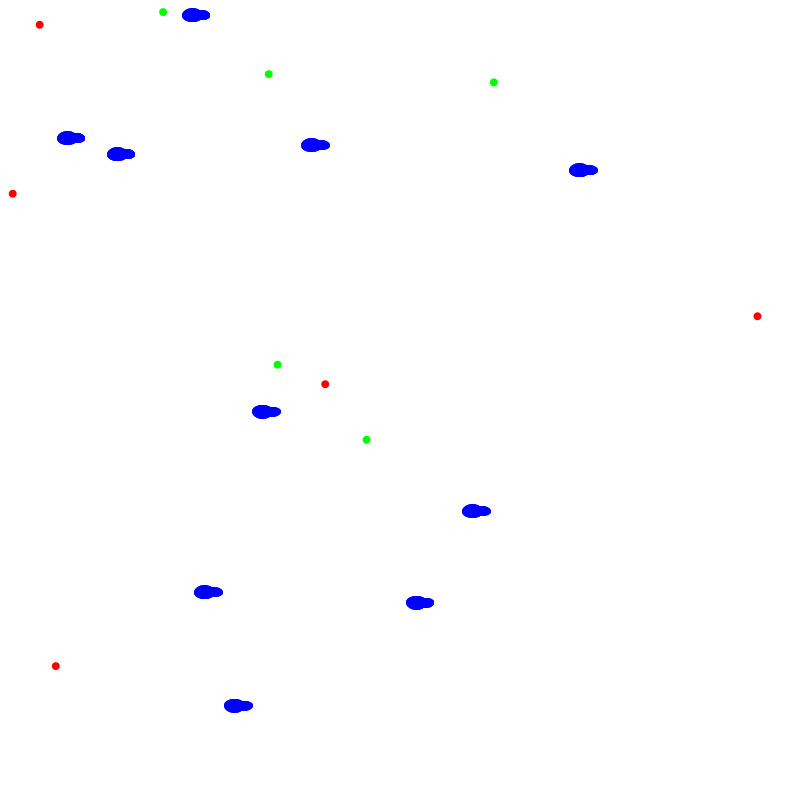
Frame 1 (no input)
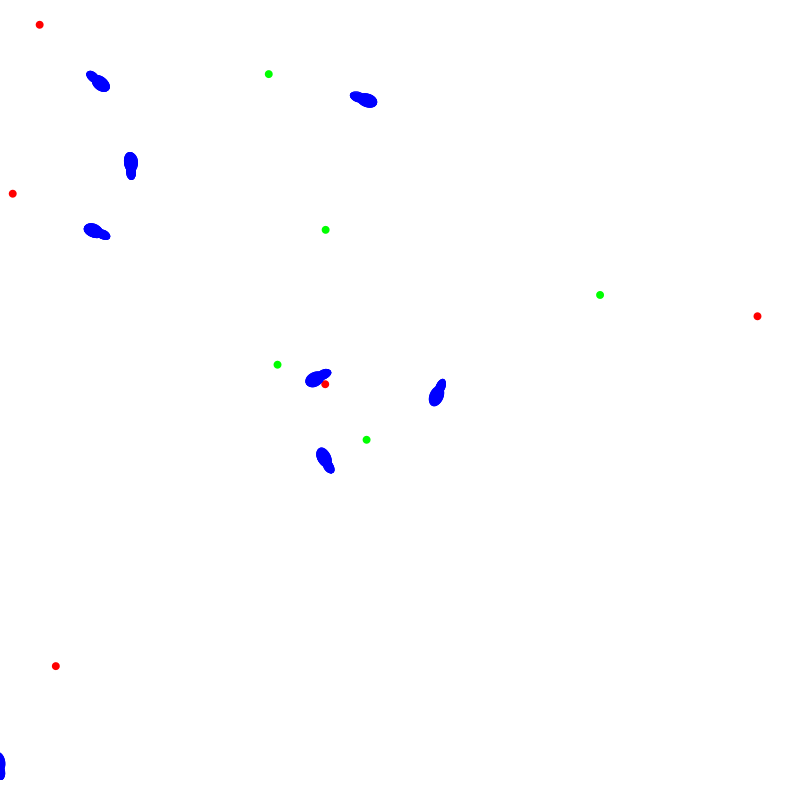
Frame 60 (the mouse pressed at the canvas centre just before this capture)
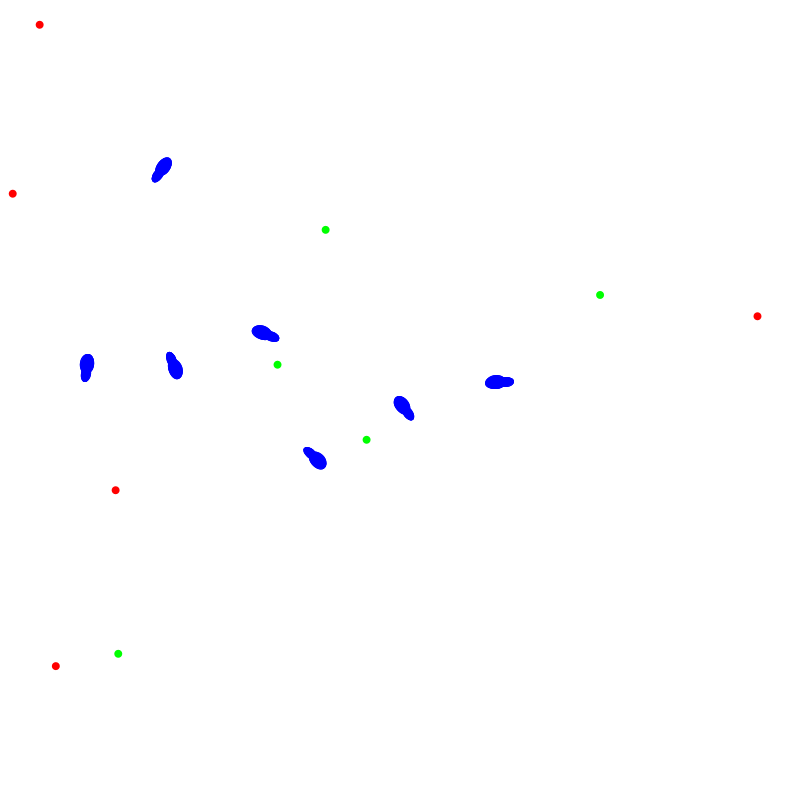
Frame 120 (the mouse held since frame 60 and released just before this capture)

The Processing sketch that drew these frames (run headless with seeded random() and noise(); from frame 60 on, the mouse is pressed at the canvas centre):

// Processing sketch: Self_replicating_droids
// ── Self_replicating_droids.pde
droid d; //<>// //<>//
droid nd;
PVector mouse;
ArrayList <dot> food = new ArrayList<dot>();
ArrayList <dot> poison = new ArrayList<dot>();
ArrayList <droid> droids = new ArrayList<droid>();
boolean debug = false;
void setup () {
  d = new droid();
  size (800, 800);

  for (int i =0; i<5; i++) { //add food
    food.add(new dot(new PVector(random(width), random(height)), 1));
  }
  for (int i =0; i<5; i++) { //add food
    poison.add(new dot(new PVector(random(width), random(height)), 0));
  }
  for (int i =0; i<10; i++) { //add food
    droids.add(new droid());
  }
}


void draw () {
  background (255);
  for (dot f : food) {
    f.display();
  }
  for (dot p : poison) {
    p.display();
  }
  //mouse = new PVector(mouseX, mouseY);
  for (int i=0; i<droids.size(); i++) {

    //d = droids.get(i);
    droids.get(i).display();
    droids.get(i).display();
    droids.get(i).update();
    droids.get(i).seekFood();
    droids.get(i).seekPoison();
    droids.get(i).edges();
    droids.get(i).healthcheck();
    if (droids.get(i).health <1) { 
        println ("--------------------");
      println (droids.size());   //<>//
      droids.remove(i);
    }
  }
  for (int i=0; i<droids.size(); i++) {
    if (droids.get(i).health > 52) {
      println ("+++++++++++++++++++++++");
      println (droids.size());  
      droids.get(i).health = 50;
      nd = new droid();
      //nd = droids.get(i);
      nd.pos.x = random(width);
      nd.pos.y = random(height);
      nd.dna = droids.get(i).dna;
      droids.add(nd);
    }
  }
  

}

  void keyPressed() {
    if (key == ' ') {
    debug = !debug;
    }
  }

// ── dot.pde
class dot {
  float x;
  float y;
  int nutrition;
  dot (PVector p_, int n_) {
    x= p_.x;
    y= p_.y;
    nutrition = n_;
    
  }
  
  void display(){
    noStroke();
    if (nutrition == 1) {
      fill(0,255,0);
    } else fill(255,0,0);
      ellipse(x,y,8,8);
    
    
  }
  
}

// ── droid.pde
class droid {

  PVector pos;
  PVector vel;
  PVector acc;
  int health = 50;
  int lifespan = 0;
  float [] dna;

  float maxSpeed = 3;
  //float foodForce = random(-4, 4);
  //float poisonForce = random(-4, 4);
  //float foodViz = random(-150, 150);
  //float poisonViz = random(-150, 150);
  PVector desired;
  PVector steer;

  droid () {
    pos = new PVector(random(width), random(height));
    vel= new PVector ();
    acc= new PVector ();
    //if (dna == null) {
    dna = new float[4];
    dna[0] = random(-4, 4);
    dna[1] = random(-4, 4);
    dna[2] = random(0, 150);
    dna[3] = random(0, 150);

    //dna[0] = 4;
    //dna[1] = 0;
    //dna[2] = 150;
    //dna[3] = 0;
    //} else health = 50;
  }

  void update() {
    vel.add(acc);
    pos.add(vel);
    acc.mult(0);

    //println(health);
  }



  void applyforce (PVector frc_) {
    frc_.normalize();

    acc.add(frc_);
  }



  void seekFood() {
    float d;
    int closestI = 0;
    float closed = width * height;  //  can't be closer than this.
    for (int i =0; i<food.size(); i++) {
      PVector tgt = new PVector(food.get(i).x, food.get(i).y);
      d = pos.dist(tgt);
      if (d < closed & d < dna[2]) {
        closed = d; 
        closestI =  i;
      }
    }
    // if we hit it then we eat it
    //if (closed < 5) {
    //  food.remove(closestI);

    //  return;
    //}
    // if we hit it then we eat it


    PVector target = new PVector();
    //target = tgt;
    if (food.size() > 0) { // only steer to food if there is any
      target = new PVector(food.get(closestI).x, food.get(closestI).y);
      desired = PVector.sub(target, pos);
      vel.limit(maxSpeed);

      steer = PVector.sub(desired, vel);
      steer.setMag(dna[0]);

      applyforce(steer);
    }
  }

  void seekPoison() {
    float d;
    int closestI = 0;
    float closed = width * height;  //  can't be closer than this.
    for (int i =0; i<poison.size(); i++) {
      PVector tgt = new PVector(poison.get(i).x, poison.get(i).y);
      d = pos.dist(tgt);
      if (d < closed & d < dna[3]) {
        closed = d; 
        closestI =  i;
      }
    }
    //// if we hit it then we eat it
    //if (closed < 5) {
    //  poison.remove(closestI);

    //  return;
    //}
    //// if we hit it then we eat it


    PVector target = new PVector();
    //target = tgt;
    if (poison.size() > 0) { // only steer to food if there is any
      target = new PVector(poison.get(closestI).x, poison.get(closestI).y);
      desired = PVector.sub(target, pos);
      vel.limit(maxSpeed);

      steer = PVector.sub(desired, vel);
      steer.setMag(dna[1]);

      applyforce(steer);
    }
  }


  int healthcheck () {
    for (int i= 0; i <poison.size(); i++) {
      float d = pos.dist(new PVector(poison.get(i).x, poison.get(i).y));
      if ( d < 5 ) {
        health = health - 2;
        poison.remove(i);  //  rempove the one we've just eaten.
        poison.add(new dot(new PVector(random(width), random(height)), 0)); // but add a new one
      }
    }
    for (int i= 0; i <food.size(); i++) {
      float d = pos.dist(new PVector(food.get(i).x, food.get(i).y));
      if ( d < 5 ) {
        health = health + 2;
        food.remove(i);  //remove the one we've eten
        food.add(new dot(new PVector(random(width), random(height)), 1)); //but add a new one
      }
    }
    // because we need to eat
    if (random(1) <.005) {
      health = health - 1;
    }


    return health;
  }

  void edges () {
    if (pos.x > width-10 || pos.x <10) {
         desired = vel;
      desired.x = desired.x * -1; 
      vel.limit(maxSpeed);

      steer = PVector.sub(desired, vel);
      steer.setMag(3);   // hrd turn from the edges

      applyforce(steer);
    }
    if (pos.y > height-10 || pos.y <10) {
         desired = vel;
      desired.y = desired.y * -1; 
      vel.limit(maxSpeed);

      steer = PVector.sub(desired, vel);
      steer.setMag(3);   // hrd turn from the edges

      applyforce(steer);
    }
    
    //pos.x = 20; 
    //if (pos.x < -20) pos.x = width-20; 
    //if (pos.y > height+20) pos.y = 20; 
    //if (pos.y < -20) pos.y = height-20;
  }






  void display() {
    float a = vel.heading();
    fill(0, 0, 255);
    stroke(0, 0, 255);
    pushMatrix();

    translate(pos.x, pos.y);
    rotate(a);
    //line (0,0,50,0);
    ellipse(0, 0, 20, 13);
    ellipse(10, 0, 15, 9);
    ellipse(15, 0, 5, 5);
    if (debug) {
      stroke (0, 255, 0);
      noFill();
      ellipse(0, 0, dna[2]*2, dna[2]*2);
      line (0, 0, map(dna[0], -5, 5, 0, 150), +2);
      stroke (255, 0, 0);
      noFill();
      ellipse(0, 0, dna[3]*2, dna[3]*2);
      line (0, 0, map(dna[1], -5, 5, 0, 150), -2);
    }


    popMatrix();
  }
}
